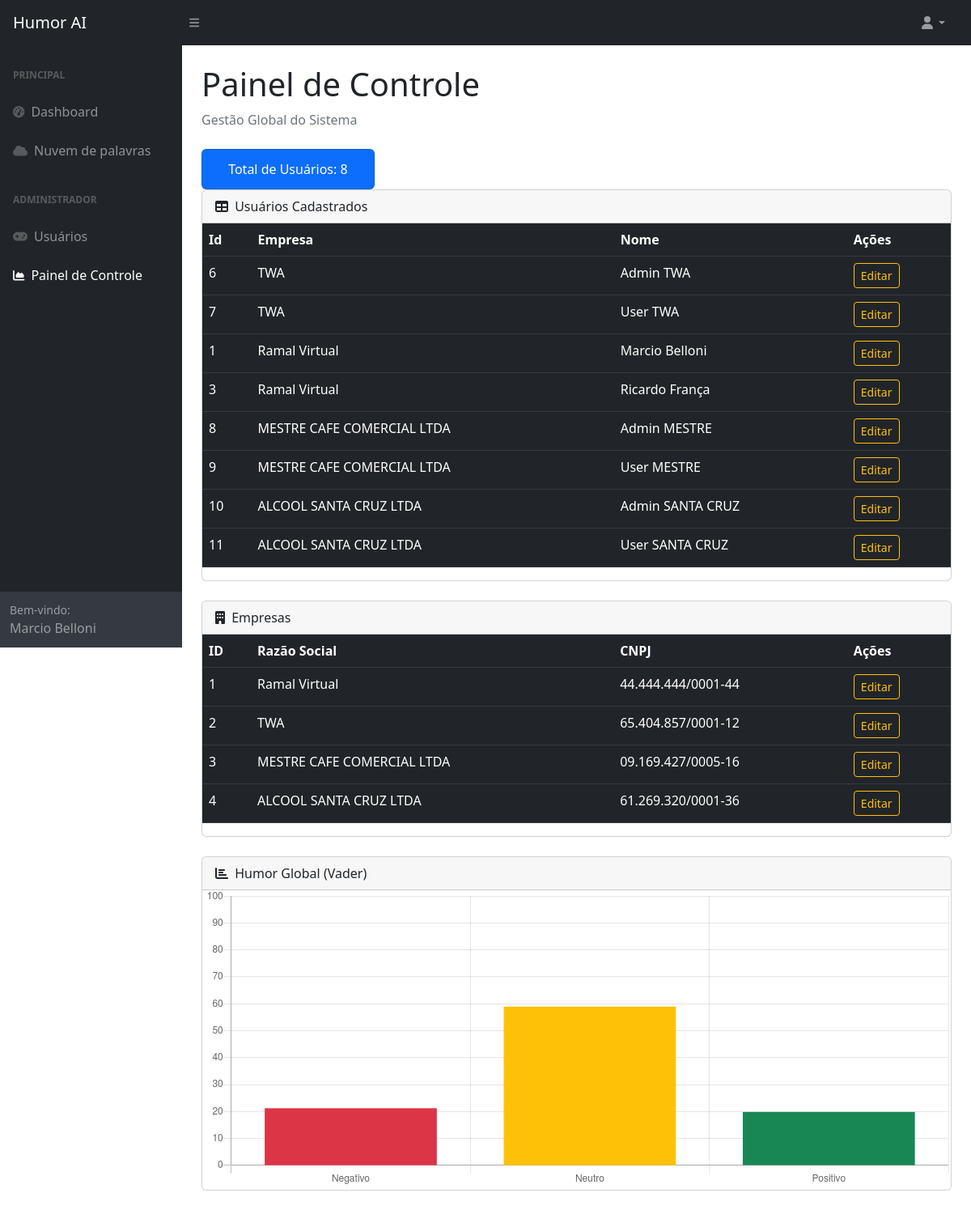
/public/painel_controle.php (signed in), run on the app's committed database.
### tables this page shows
CREATE TABLE `users` (
  `id` int(11) NOT NULL AUTO_INCREMENT,
  `id_empresa` int(11) DEFAULT NULL,
  `nome` varchar(255) DEFAULT NULL,
  `sobrenome` varchar(255) DEFAULT NULL,
  `telefone` varchar(20) DEFAULT NULL,
  `email` varchar(255) DEFAULT NULL,
  `senha` varchar(255) DEFAULT NULL,
  `superuser` tinyint(1) DEFAULT NULL,
  `token` varchar(255) DEFAULT NULL,
  `data_criacao` timestamp NOT NULL DEFAULT current_timestamp(),
  `data_modificacao` timestamp NOT NULL DEFAULT current_timestamp() ON UPDATE current_timestamp(),
  `prazo` varchar(255) DEFAULT NULL,
  PRIMARY KEY (`id`),
  KEY `id_empresa` (`id_empresa`)
);

CREATE TABLE `empresas` (
  `id` int(11) NOT NULL AUTO_INCREMENT,
  `razao` varchar(255) DEFAULT NULL,
  `cnpj` varchar(20) DEFAULT NULL,
  `endereco` varchar(255) DEFAULT NULL,
  `cidade` varchar(255) DEFAULT NULL,
  `estado` varchar(255) DEFAULT NULL,
  `pais` varchar(255) DEFAULT NULL,
  `cep` varchar(10) DEFAULT NULL,
  `telefone` varchar(20) DEFAULT NULL,
  `email` varchar(255) DEFAULT NULL,
  `data_criacao` timestamp NOT NULL DEFAULT current_timestamp(),
  `data_modificacao` timestamp NOT NULL DEFAULT current_timestamp() ON UPDATE current_timestamp(),
  PRIMARY KEY (`id`)
);

### dbm/DBConfig.php (called while the page is built)
<?php
class DBConfig
{
    private static $dbname = "humorai";
    private static $options = [
        PDO::ATTR_ERRMODE => PDO::ERRMODE_EXCEPTION,
        PDO::ATTR_DEFAULT_FETCH_MODE => PDO::FETCH_ASSOC,
    ];
    public static function getServer()
    {
        $host = getenv('DB_HOST') ?: 'humoria-db';
        $port = getenv('DB_PORT') ?: '3306';
        return "{$host}:{$port}";
    }
    public static function getBdName()
    {
        return getenv('DB_NAME') ?: self::$dbname;
    }
    public static function getDSN()
    {
        return "mysql:host=" . self::getServer() . ";dbname=" . self::getBdName();
    }
    public static function getOptions()
    {
        return self::$options;
    }
    public static function getUsername()
    {
        return getenv('DB_USER') ?: 'root';
    }
    public static function getPassword()
    {
        return getenv('DB_PASSWORD');
    }
}
?>

### dbm/DatabaseConnector.php (called while the page is built)
<?php
class DatabaseConnector {
    private $dsn;
    private $username;
    private $password;
    private $options;
    public function __construct($dsn, $username, $password, $options) {
        $this->dsn = $dsn;
        $this->username = $username;
        $this->password = $password;
        $this->options = $options;
    }
    public function connect() {
        return new PDO($this->dsn, $this->username, $this->password, $this->options);
    }
}
?>

### controllers/BDController.php (called while the page is built, shortened)
<?php
class BDController {
    private $dbConnector;
    private $tableName;
    public function __construct($dbConnector, $tableName, $column, $value) {
        $this->dbConnector = $dbConnector->connect();
        $this->tableName = $tableName;
    }
    public function getter_all_empresas($permissao) {
        if($permissao ==2) {
            $sql = "SELECT * FROM {$this->tableName} WHERE 1;";
            $stmt = $this->dbConnector->prepare($sql);
            try {
                $stmt->execute();
                return $stmt->fetchAll(PDO::FETCH_ASSOC);
            } catch (Exception $e) {
                throw new Exception("Select failed: " . $e->getMessage());
            }
        }
    }
    public function getter_all($joined) {
        $sql = "SELECT
                users.id AS user_id,
                users.nome AS user_nome,
                users.sobrenome AS user_sobrenome,
                users.telefone AS user_telefone,
                users.email AS user_email,
                users.senha AS user_senha,
                users.superuser AS
                user_superuser,
                users.data_criacao AS user_data_criacao,
                users.data_modificacao AS user_data_modificacao,
                $joined.id AS empresa_id,
                $joined.razao AS razao,
                $joined.cnpj AS empresa_cnpj,
                $joined.telefone AS empresa_telefone,
                $joined.email AS empresa_email,
                $joined.data_criacao AS empresa_data_criacao,
                $joined.data_modificacao AS empresa_data_modificacao
                FROM users
                JOIN empresas
                ON users.id_empresa = $joined.id
                ORDER BY $joined.razao DESC;";
        $stmt = $this->dbConnector->prepare($sql);
        try {
            $stmt->execute();
            return $stmt->fetchAll(PDO::FETCH_ASSOC);
        } catch (Exception $e) {
            throw new Exception("Select failed: " . $e->getMessage());
        }
    }
    public function getter_all_vader() {
        $sql = "SELECT
                    ev.id AS emotion_vader_id,
                    ev.emotion_vader AS emotion_vader,
                    ev.data_criacao AS emotion_vader_data_criacao,
                    ev.data_modificacao AS emotion_vader_data_modificacao,
                    f.filename AS file_filename,
                    f.data AS file_data,
                    f.data_criacao AS file_data_criacao,
                    f.data_modificacao AS file_data_modificacao,
                    e.razao AS razao,
                    e.cnpj AS empresa_cnpj,
                    e.data_criacao AS empresa_data_criacao,
                    e.data_modificacao AS empresa_data_modificacao
                FROM
                    emotion_vader ev
                JOIN
                    files f ON ev.id_file = f.id
                JOIN
                    empresas e ON f.id_empresa = e.id
                ORDER BY
                    ev.emotion_vader DESC;
                ";
        $stmt = $this->dbConnector->prepare($sql);
        try {
            $stmt->execute();
            return $stmt->fetchAll(PDO::FETCH_ASSOC);
        } catch (Exception $e) {
            throw new Exception("Select failed: " . $e->getMessage());
        }
    }
}
?>

### public/painel_controle.php (the view, shortened to what this page needs)
<?php
require("./../dbm/DatabaseConnector.php");
require("./../controllers/BDController.php");
include_once("./../dbm/DBConfig.php");
$dsn = DBConfig::getDSN();
$username = DBConfig::getUsername();
$password = DBConfig::getPassword();
$options = DBConfig::getOptions();
$dbConnector = new DatabaseConnector($dsn, $username, $password, $options);
$usuariosObj = new BDController($dbConnector, "users", "id_empresa", $_SESSION['empresa_id']);
$everybody = $usuariosObj->getter_all("empresas");
$pj = new BDController($dbConnector, "empresas", "id", "ALL");
$jobs = $pj->getter_all_empresas($_SESSION['user_superuser']);
$vader = new BDController($dbConnector, "emotion_vader", "id_empresa", $_SESSION['empresa_id']);
$emo = $vader->getter_all_vader();
$emotionus = [];
foreach($emo as $emotions){
    $emotionus[] = $emotions["emotion_vader"];
}
$jsonArray = json_encode([0, 0, 0]);
if (!empty($emotionus)) {
    $freq = array_count_values($emotionus);
    $soma_total = array_sum($freq);
    $dados = [
        isset($freq['Negativo']) ? round(($freq['Negativo'] / $soma_total) * 100, 2) : 0,
        isset($freq['Neutro'])   ? round(($freq['Neutro'] / $soma_total) * 100, 2) : 0,
        isset($freq['Positivo']) ? round(($freq['Positivo'] / $soma_total) * 100, 2) : 0
    ];
    $jsonArray = json_encode($dados);
}
?>
<!DOCTYPE html>
<html lang="pt_br">
<head>
    <link href="https://cdn.jsdelivr.net/npm/simple-datatables@7.1.2/dist/style.min.css" rel="stylesheet" />
    <link href="css/styles.css" rel="stylesheet" />
</head>
<body class="sb-nav-fixed">
    <nav class="sb-topnav navbar navbar-expand navbar-dark bg-dark">
        <a class="navbar-brand ps-3" href="dashboard.php">Humor AI</a>
        <button class="btn btn-link btn-sm order-1 order-lg-0 me-4 me-lg-0" id="sidebarToggle"><i class="fas fa-bars"></i></button>
        <ul class="navbar-nav ms-auto me-3 me-lg-4">
            <li class="nav-item dropdown">
                <a class="nav-link dropdown-toggle" id="navbarDropdown" href="#" role="button" data-bs-toggle="dropdown"><i class="fas fa-user fa-fw"></i></a>
            </li>
        </ul>
    </nav>
    <div id="layoutSidenav">
        <div id="layoutSidenav_nav">
            <nav class="sb-sidenav accordion sb-sidenav-dark" id="sidenavAccordion">
                <div class="sb-sidenav-menu">
                    <div class="nav">
                        <div class="sb-sidenav-menu-heading">Principal</div>
                        <a class="nav-link" href="dashboard.php">
                            <div class="sb-nav-link-icon"><i class="fas fa-tachometer-alt"></i></div> Dashboard
                        </a>
                        <a class="nav-link" href="detail_cloudwords.php">
                            <div class="sb-nav-link-icon"><i class="fas fa-cloud"></i></div> Nuvem de palavras
                        </a>
                        <div class="sb-sidenav-menu-heading">Administrador</div>
                        <a class="nav-link" href="detail_user.php">
                            <div class="sb-nav-link-icon"><i class="fas fa-gamepad"></i></div> Usuários
                        </a>
                        <a class="nav-link active" href="painel_controle.php">
                            <div class="sb-nav-link-icon"><i class="fas fa-chart-area"></i></div> Painel de Controle
                        </a>
                    </div>
                </div>
                <div class="sb-sidenav-footer">
                    <div class="small">Bem-vindo:</div>
                    <?php echo $_SESSION['user_nome'] . ' ' . $_SESSION['user_sobrenome']; ?>
                </div>
            </nav>
        </div>
        <div id="layoutSidenav_content">
            <main>
                <div class="container-fluid px-4">
                    <h1 class="mt-4">Painel de Controle</h1>
                    <ol class="breadcrumb mb-4">
                        <li class="breadcrumb-item active">Gestão Global do Sistema</li>
                    </ol>
                    <div class="row">
                        <div class="col-xl-3 col-md-6">
                            <div class="card bg-primary text-white mb-4">
                                <div class="card-body">Total de Usuários: <?php echo count($everybody); ?></div>
                            </div>
                        </div>
                    </div>
                    <div class="card mb-4">
                        <div class="card-header"><i class="fas fa-table me-1"></i> Usuários Cadastrados</div>
                        <div class="card-body">
                            <table class="table table-dark table-hover">
                                <thead>
                                    <tr>
                                        <th>Id</th>
                                        <th>Empresa</th>
                                        <th>Nome</th>
                                        <th>Ações</th>
                                    </tr>
                                </thead>
                                <tbody>
                                    <?php foreach($everybody as $u): ?>
                                        <tr>
                                            <td><?= $u["user_id"] ?></td>
                                            <td><?= $u["razao"] ?></td>
                                            <td><?= $u["user_nome"] . " " . $u["user_sobrenome"] ?></td>
                                            <td>
                                                <a href="editar_usuario.php?id=<?= $u["user_id"] ?>" class="btn btn-sm btn-outline-warning">Editar</a>
                                            </td>
                                        </tr>
                                    <?php endforeach; ?>
                                </tbody>
                            </table>
                        </div>
                    </div>
                    <div class="card mb-4">
                        <div class="card-header"><i class="fas fa-building me-1"></i> Empresas</div>
                        <div class="card-body">
                            <table class="table table-dark table-hover">
                                <thead>
                                    <tr>
                                        <th>ID</th>
                                        <th>Razão Social</th>
                                        <th>CNPJ</th>
                                        <th>Ações</th>
                                    </tr>
                                </thead>
                                <tbody>
                                    <?php
                                    $seen = [];
                                    foreach($jobs as $e):
                                        if(!in_array($e['id'], $seen)):
                                            $seen[] = $e['id'];
                                    ?>
                                        <tr>
                                            <td><?= $e["id"] ?></td>
                                            <td><?= $e["razao"] ?></td>
                                            <td><?= $e["cnpj"] ?></td>
                                            <td>
                                                <a href="editar_empresa.php?id=<?= $e["id"] ?>" class="btn btn-sm btn-outline-warning">Editar</a>
                                            </td>
                                        </tr>
                                    <?php endif; endforeach; ?>
                                </tbody>
                            </table>
                        </div>
                    </div>
                    <div class="card mb-4">
                        <div class="card-header"><i class="fas fa-chart-bar me-1"></i> Humor Global (Vader)</div>
                        <div class="card-body">
                            <canvas id="myBarChart" width="100%" height="40"></canvas>
                        </div>
                    </div>
                </div>
            </main>
        </div>
    </div>
    <script>
        const sentimentData = <?php echo $jsonArray; ?>;
        var ctx = document.getElementById("myBarChart");
        new Chart(ctx, {
            type: 'bar',
            data: {
                labels: ["Negativo", "Neutro", "Positivo"],
                datasets: [{
                    backgroundColor: ['#dc3545', '#ffc107', '#198754'],
                    data: sentimentData,
                }],
            },
            options: {
                scales: {
                    yAxes: [{ ticks: { min: 0, max: 100 } }]
                },
                legend: { display: false }
            }
        });
    </script>
</body>
</html>

### data on the page
users: id "6", id_empresa.razao "TWA", nome "Admin", sobrenome "TWA"
users: id "7", id_empresa.razao "TWA", nome "User", sobrenome "TWA"
users: id "1", id_empresa.razao "Ramal Virtual", nome "Marcio", sobrenome "Belloni"
users: id "3", id_empresa.razao "Ramal Virtual", nome "Ricardo", sobrenome "França"
users: id "8", id_empresa.razao "MESTRE CAFE COMERCIAL LTDA", nome "Admin", sobrenome "MESTRE"
users: id "9", id_empresa.razao "MESTRE CAFE COMERCIAL LTDA", nome "User", sobrenome "MESTRE"
users: id "10", id_empresa.razao "ALCOOL SANTA CRUZ LTDA", nome "Admin", sobrenome "SANTA CRUZ"
users: id "11", id_empresa.razao "ALCOOL SANTA CRUZ LTDA", nome "User", sobrenome "SANTA CRUZ"
empresas: id "1", razao "Ramal Virtual", cnpj "44.444.444/0001-44"
empresas: id "2", razao "TWA", cnpj "65.404.857/0001-12"
empresas: id "3", razao "MESTRE CAFE COMERCIAL LTDA", cnpj "09.169.427/0005-16"
empresas: id "4", razao "ALCOOL SANTA CRUZ LTDA", cnpj "61.269.320/0001-36"

### other printed values
$_SESSION['user_nome'] "Marcio"
$_SESSION['user_sobrenome'] "Belloni"
count($everybody) "8"
chart data {{ $jsonArray }} [21.21,58.96,19.83]
